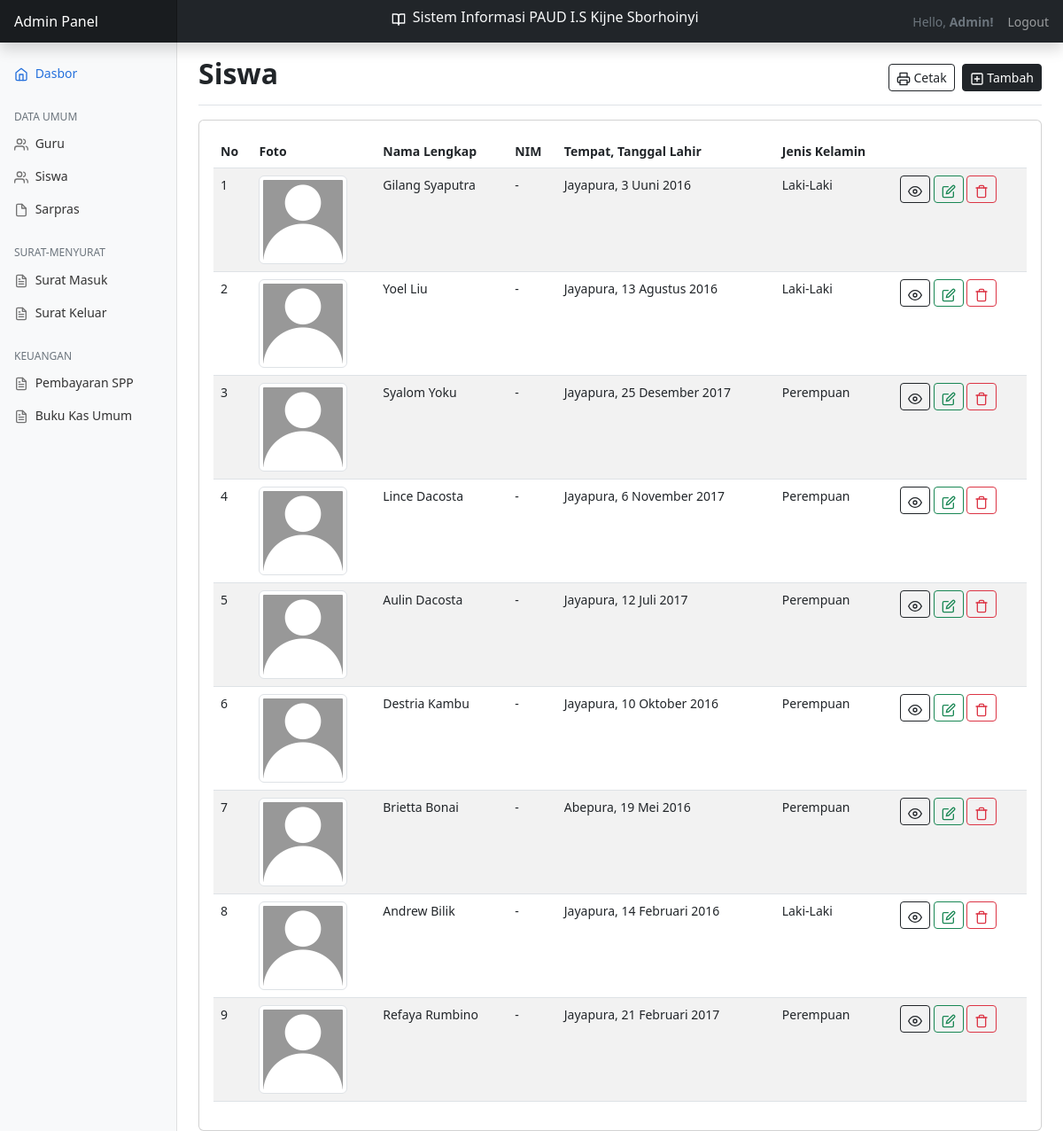
The page /?page=siswa (signed in) on the database its author committed.
### tables this page shows
CREATE TABLE `siswa` (
  `id` int(11) NOT NULL,
  `nama_lengkap` varchar(50) NOT NULL,
  `foto` varchar(50) NOT NULL,
  `nim` varchar(15) NOT NULL,
  `tmp_tgl_lahir` varchar(30) NOT NULL,
  `jenis_kelamin` enum('Laki-Laki','Perempuan') NOT NULL
);

### views/siswa/baca.php (the view, shortened to what this page needs)
<main class="col-md-9 ms-sm-auto col-lg-10 px-md-4">
    <div class="d-flex justify-content-between flex-wrap flex-md-nowrap align-items-center pt-3 pb-2 mb-3 border-bottom">
        <h1 class="h2 fw-bold">Siswa</h1>
        <div class="btn-toolbar mb-2 mb-md-0">
            <a href="./cetak/?data=siswa" target="_blank" class="btn btn-sm btn-outline-dark me-2">
                <span data-feather="printer" class="align-text"></span> Cetak
            </a>
            <a href="?page=siswa&action=tambah" class="btn btn-sm btn-dark">
                <span data-feather="plus-square" class="align-text"></span> Tambah
            </a>
        </div>
    </div>
    <div class="row">
        <div class="col-12">
            <div class="card">
                <div class="card-body">
                    <div class="row">
                        <div class="col-lg-12">
                            <table id="example" class="table table-striped table-hover" style="width:100%">
                                <thead>
                                    <tr>
                                        <th>No</th>
                                        <th>Foto</th>
                                        <th>Nama Lengkap</th>
                                        <th>NIM</th>
                                        <th>Tempat, Tanggal Lahir</th>
                                        <th>Jenis Kelamin</th>
                                        <th></th>
                                    </tr>
                                </thead>
                                <tbody>
                                    <?php
                                        include __DIR__ . '../../../config/database.php';
                                        $rows = mysqli_query($conn, "SELECT * FROM siswa ORDER BY id DESC");
                                        $i = 1;
                                    ?>
                                    <?php foreach ($rows as $row) : ?>
                                    <tr>
                                        <td><?php echo $i++;  ?></td>
                                        <td><img src="./images/siswa/<?php echo $row["foto"] ? $row["foto"] : 'no-image.png';  ?>" alt="User Picture" class="img img-thumbnail" width="100px"></td>
                                        <td><?php echo $row["nama_lengkap"];  ?></td>
                                        <td><?php echo $row["nim"];  ?></td>
                                        <td><?php echo $row["tmp_tgl_lahir"];  ?></td>
                                        <td><?php echo $row["jenis_kelamin"];  ?></td>
                                        <td>
                                            <a href="?page=siswa&action=detail&id=<?php echo $row["id"];  ?>" class="btn btn-sm btn-outline-dark"><span data-feather="eye" class="align-text"></span></a>
                                            <a href="?page=siswa&action=ubah&id=<?php echo $row["id"];  ?>" class="btn btn-sm btn-outline-success"><span data-feather="edit" class="align-text"></span></a>
                                            <a href="./process/siswa/hapus.php?id=<?php echo $row["id"];  ?>" onclick="return confirm_delete()" class="btn btn-sm btn-outline-danger" onClick="return confirm(Anda yakin ingin hapus?)"><span data-feather="trash" class="align-text"></span></a>
                                        </td>
                                    </tr>
                                    <?php endforeach; ?>
                                </tbody>
                            </table>
                        </div>
                    </div>
                </div>
            </div>
        </div>
    </div>
</main>

### assets/css/style.css (style rules this page uses)
body { font-size: .875rem; }
.feather { width: 16px; height: 16px; }

### rows shown on the page
siswa: nama_lengkap "Gilang Syaputra", nim "-", tmp_tgl_lahir "Jayapura, 3 Uuni 2016", jenis_kelamin "Laki-Laki"
siswa: nama_lengkap "Yoel Liu", nim "-", tmp_tgl_lahir "Jayapura, 13 Agustus 2016", jenis_kelamin "Laki-Laki"
siswa: nama_lengkap "Syalom Yoku", nim "-", tmp_tgl_lahir "Jayapura, 25 Desember 2017", jenis_kelamin "Perempuan"
siswa: nama_lengkap "Lince Dacosta", nim "-", tmp_tgl_lahir "Jayapura, 6 November 2017", jenis_kelamin "Perempuan"
siswa: nama_lengkap "Aulin Dacosta", nim "-", tmp_tgl_lahir "Jayapura, 12 Juli 2017", jenis_kelamin "Perempuan"
siswa: nama_lengkap "Destria Kambu", nim "-", tmp_tgl_lahir "Jayapura, 10 Oktober 2016", jenis_kelamin "Perempuan"
siswa: nama_lengkap "Brietta Bonai", nim "-", tmp_tgl_lahir "Abepura, 19 Mei 2016", jenis_kelamin "Perempuan"
siswa: nama_lengkap "Andrew Bilik", nim "-", tmp_tgl_lahir "Jayapura, 14 Februari 2016", jenis_kelamin "Laki-Laki"
siswa: nama_lengkap "Refaya Rumbino", nim "-", tmp_tgl_lahir "Jayapura, 21 Februari 2017", jenis_kelamin "Perempuan"
